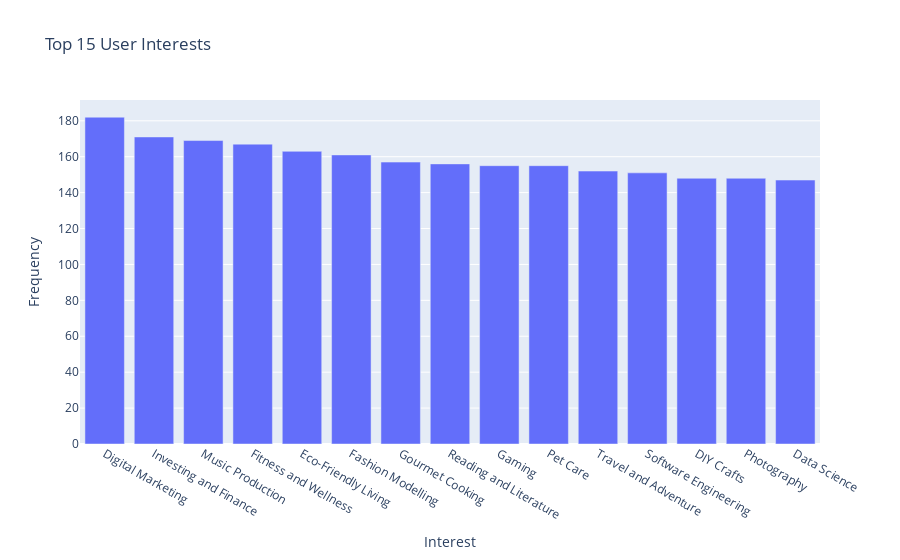

The code cell stored with this chart in its notebook:
### Markdown cell above
##### Text Analysis Exploration

### Code cell
def plot_top_n_interests(data, n=10):
    """
    Plots the top N interests as vertical bars.
    
    Parameters:
        data (DataFrame): DataFrame containing the 'Top Interests' column.
        n (int): Number of top interests to plot (default is 10).
    """
    # Splitting the 'Top Interests' column and creating a list of all interests
    interests_list = data['Top Interests'].str.split(', ').sum()

    # Counting the frequency of each interest
    interests_counter = Counter(interests_list)

    # Creating a DataFrame for easier plotting
    interests_df = pd.DataFrame(interests_counter.items(), columns=['Interest', 'Frequency']).sort_values(by='Frequency', ascending=False)

    # Selecting the top N interests
    top_interests = interests_df.head(n)

    # Plotting the top N interests using Plotly Express
    fig = px.bar(top_interests, x='Interest', y='Frequency', title=f'Top {n} User Interests', 
                 labels={'Frequency': 'Frequency', 'Interest': 'Interest'})
    fig.update_layout(xaxis={'categoryorder':'total descending'})
    fig.show()

plot_top_n_interests(data, n=15)

### Figure 1 — Plotly figure (JSON) as saved in the notebook; plotly's stock layout.template omitted (floating-point values rounded to 4 significant figures)
{"data": [{"alignmentgroup": "True", "hovertemplate": "Interest=%{x}<br>Frequency=%{y}<extra></extra>", "legendgroup": "", "marker": {"color": "#636efa", "pattern": {"shape": ""}}, "name": "", "offsetgroup": "", "orientation": "v", "showlegend": false, "textposition": "auto", "type": "bar", "x": ["Digital Marketing", "Investing and Finance", "Music Production", "Fitness and Wellness", "Eco-Friendly Living", "Fashion Modelling", "Gourmet Cooking", "Reading and Literature", "Gaming", "Pet Care", "Travel and Adventure", "Software Engineering", "DIY Crafts", "Photography", "Data Science"], "xaxis": "x", "y": [182, 171, 169, 167, 163, 161, 157, 156, 155, 155, 152, 151, 148, 148, 147], "yaxis": "y"}], "layout": {"barmode": "relative", "legend": {"tracegroupgap": 0}, "title": {"text": "Top 15 User Interests"}, "xaxis": {"anchor": "y", "categoryorder": "total descending", "domain": [0, 1], "title": {"text": "Interest"}}, "yaxis": {"anchor": "x", "domain": [0, 1], "title": {"text": "Frequency"}}}}
